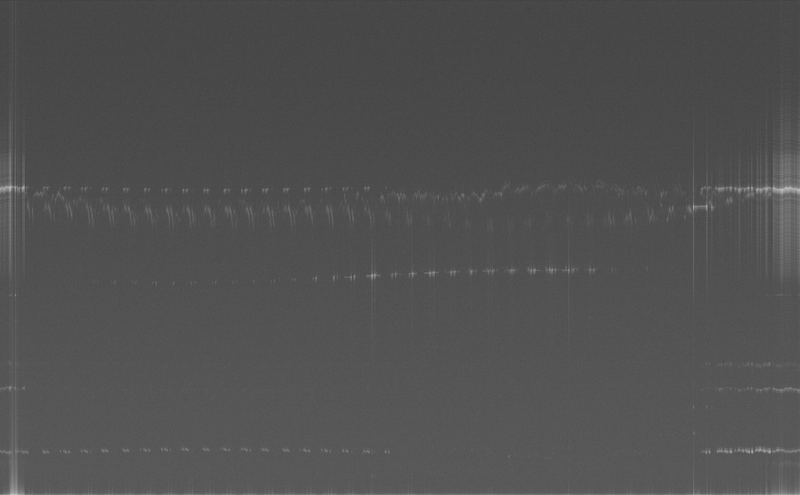
#> input picture figure/cp2/fig2-6b_processed.png, 800 x 495 px
$ python generate_augmentation.py
#> lines starting #> are read from the running program, lines starting #| are printed output that depends on the picture
#!/usr/bin/env python3
"""
生成数据增强效果示例图
基于原始图像生成 6 种增强效果：原始、水平翻转、旋转、亮度调整、对比度调整、高斯噪声
"""

import cv2
import numpy as np
from pathlib import Path

def main():
    # 读取原始图像
    input_path = Path(__file__).parent / "fig2-6b_processed.png"
    img = cv2.imread(str(input_path))
#> img is the input picture: shape (495, 800, 3); min 64, max 193, mean 80.7

    if img is None:
        print(f"错误：无法读取图像 {input_path}")
        return

    print(f"成功读取图像: {input_path}, 尺寸: {img.shape}")
#| 成功读取图像: figure/cp2/fig2-6b_processed.png, 尺寸: (495, 800, 3)

    # 输出目录
    output_dir = Path(__file__).parent

    # 1. 原始图像
    original_path = output_dir / "fig2-9a_original.png"
    cv2.imwrite(str(original_path), img)
    print(f"已保存: {original_path.name}")

    # 2. 水平翻转
    hflip = cv2.flip(img, 1)
    hflip_path = output_dir / "fig2-9b_hflip.png"
    cv2.imwrite(str(hflip_path), hflip)
    print(f"已保存: {hflip_path.name}")

    # 3. 旋转 15°
    h, w = img.shape[:2]
#> h = 495; w = 800
    center = (w // 2, h // 2)
#> center = (400, 247)
    M = cv2.getRotationMatrix2D(center, 15, 1.0)
    rotated = cv2.warpAffine(img, M, (w, h), borderMode=cv2.BORDER_REFLECT)
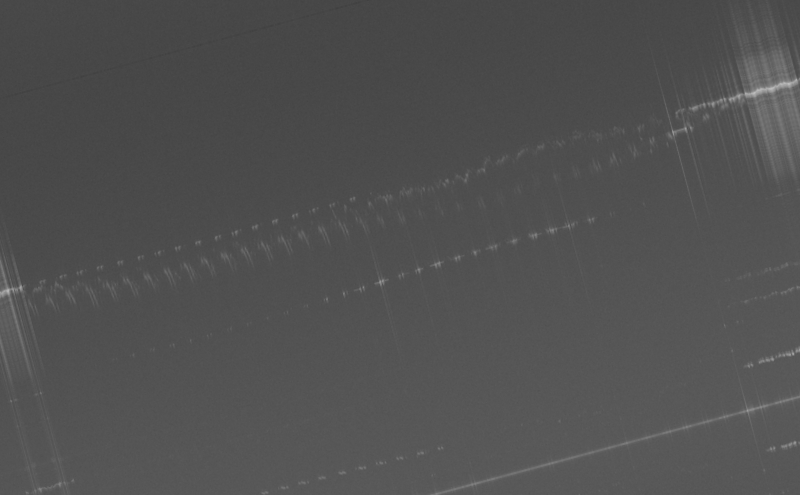
#> rotated: shape (495, 800, 3); min 64, max 188, mean 80.8
    rotate_path = output_dir / "fig2-9c_rotate.png"
    cv2.imwrite(str(rotate_path), rotated)
    print(f"已保存: {rotate_path.name}")

    # 4. 亮度调整 (增加 20%)
    brightness = cv2.convertScaleAbs(img, alpha=1.0, beta=30)
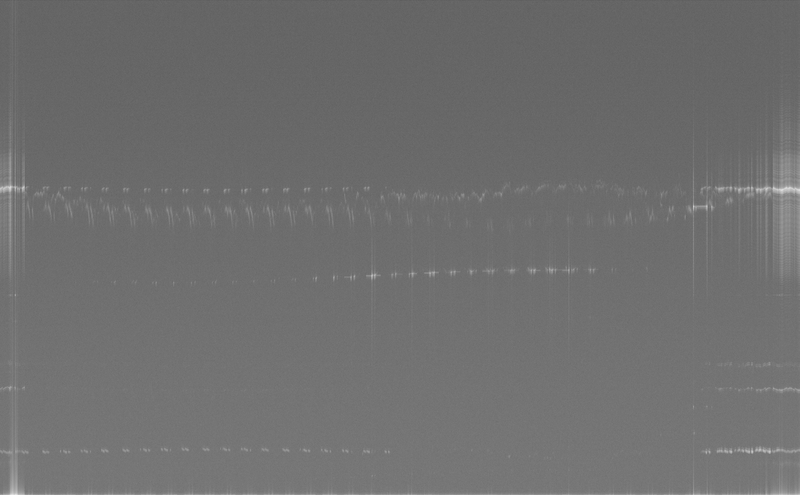
#> brightness: shape (495, 800, 3); min 94, max 223, mean 110.7
    brightness_path = output_dir / "fig2-9d_brightness.png"
    cv2.imwrite(str(brightness_path), brightness)
    print(f"已保存: {brightness_path.name}")

    # 5. 对比度调整 (增加 30%)
    contrast = cv2.convertScaleAbs(img, alpha=1.3, beta=0)
    contrast_path = output_dir / "fig2-9e_contrast.png"
    cv2.imwrite(str(contrast_path), contrast)
    print(f"已保存: {contrast_path.name}")

    # 6. 高斯噪声
    noise = np.random.normal(0, 15, img.shape).astype(np.float32)
    noisy = np.clip(img.astype(np.float32) + noise, 0, 255).astype(np.uint8)
    noise_path = output_dir / "fig2-9f_noise.png"
    cv2.imwrite(str(noise_path), noisy)
    print(f"已保存: {noise_path.name}")

    print("\n所有增强效果图生成完成！")

if __name__ == "__main__":
    main()
